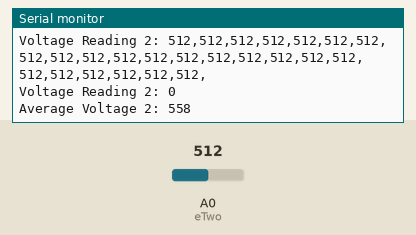
Bench run of a sketch on a simulated Arduino Uno, built with avr-gcc and run on an emulated ATmega328P. On the bench: the last lines printed to the serial monitor. The inputs (shaded band) are chosen by the test bench; at power-on: A0 (eTwo) = 512.

Above: at 1.2 s.
1.3 s: A0 (eTwo) set to 107
At 1.32 s:
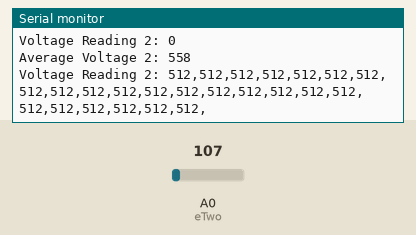
4.3 s: A0 (eTwo) set to 94
At 4.55 s:
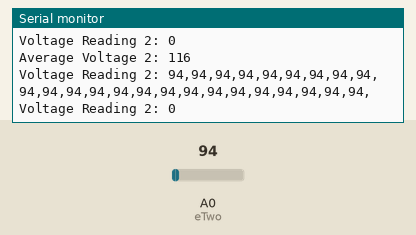
16.3 s: A0 (eTwo) set to 901
At 16.5 s:
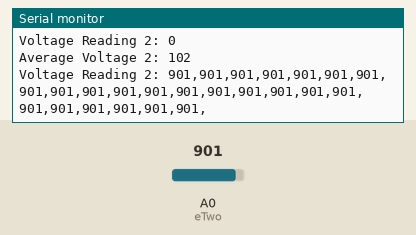
19.3 s: A0 (eTwo) set to 927
At 19.4 s:
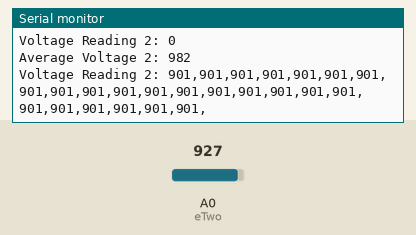
Timing chart, 0 to 22.3 s (numbered marks = the images above; inputs shaded):
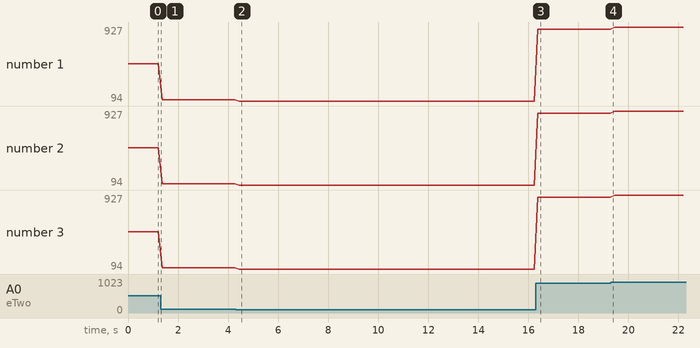

Measured:
- the behaviour switches between 100 and 99 on A0 (eTwo) (found by bisection; images 1 and 2)
- after the input at 4.3 s, the serial monitor: prints a new line after 0.14 s (image 2)
- after the input at 16.3 s, the serial monitor: prints a new line after 0.08 s (image 3)
- plotted number 1: 512 → 107 after the input at 1.3 s, 107 → 94 after the input at 4.3 s, 94 → 901 after the input at 16.3 s, 901 → 927 after the input at 19.3 s
- plotted number 2: 512 → 107 after the input at 1.3 s, 107 → 94 after the input at 4.3 s, 94 → 901 after the input at 16.3 s, 901 → 927 after the input at 19.3 s
- plotted number 3: 512 → 107 after the input at 1.3 s, 107 → 94 after the input at 4.3 s, 94 → 901 after the input at 16.3 s, 901 → 927 after the input at 19.3 s

The sketch:

pcomp_analogRead.ino
```cpp
#include <CapacitiveSensor.h>

int stimulateElec = 13; //This pin will send a square wave to electrode 1
int eTwo = A0; // Electrode number 2

// --------------Time variables to measure time constants--------------
unsigned long startTime;
unsigned long elapsedTime;
int delayInterval = 100; //The amount of time between each pulse
int pulseLength = 100; //length of high voltage pulse

int voltageReadingTwo[23]; //create an array to store voltage values from electrode number 2
int averageVoltageReadingTwo = 0; //average voltage values from electrode number 2


void setup(){
  pinMode(stimulateElec, OUTPUT);
  digitalWrite(stimulateElec, LOW);

  Serial.begin(9600);
}

void loop(){

  for (int i = 0; i < 24; i++){
    digitalWrite(stimulateElec, HIGH);
    delayMicroseconds(pulseLength); //pauses program in microseconds (1000 microseconds/milliseconds)
    digitalWrite(stimulateElec, LOW);

    //store each reading into the respective arrays
    voltageReadingTwo[i] = analogRead(eTwo);

    delayMicroseconds(delayInterval);

    averageVoltageReadingTwo = averageVoltageReadingTwo + voltageReadingTwo[i];
  }

  averageVoltageReadingTwo = averageVoltageReadingTwo/23;

  Serial.print("Voltage Reading 2: ");
  for (int i = 0; i < 24; i++) {
  Serial.print(voltageReadingTwo[i]);
  Serial.print(",");
  }

  Serial.println(" ");
  Serial.print("Voltage Reading 2: ");
  Serial.println(voltageReadingTwo);
  Serial.print("Average Voltage 2: ");
  Serial.println(averageVoltageReadingTwo);
}
```
